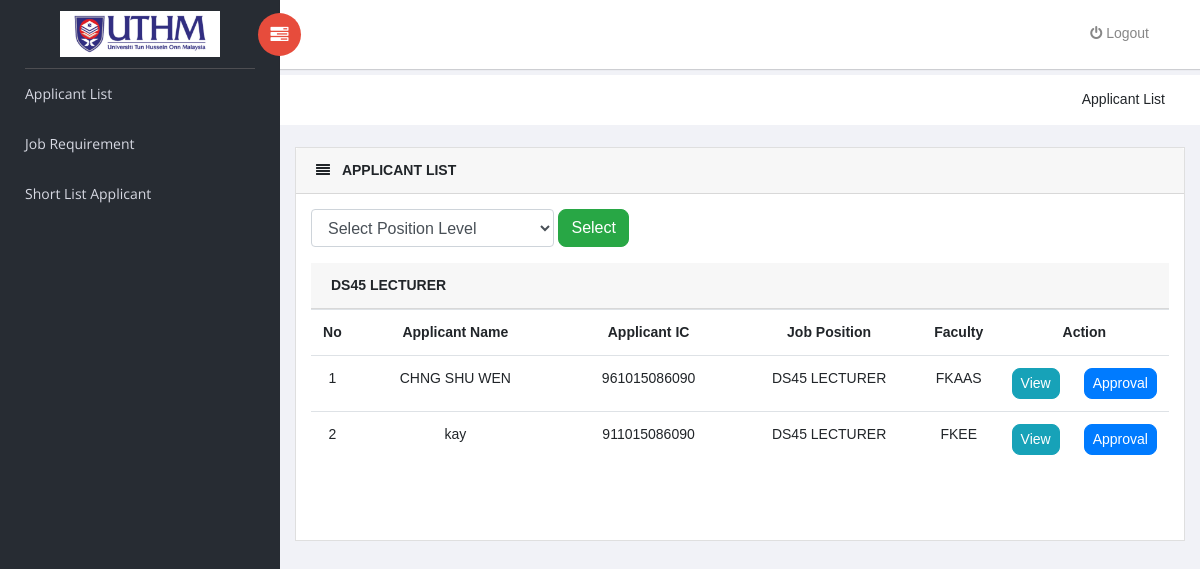
Before: /appList.php with the older database file.
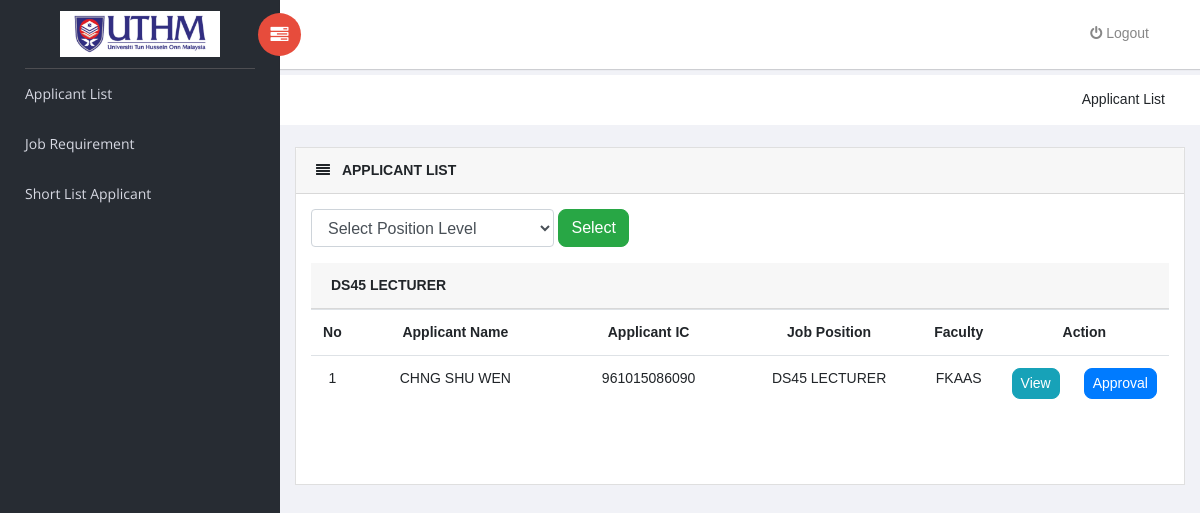
After: the same page with the newer database file.
### tables this page shows
CREATE TABLE `position` (
  `Choose_Position_Id` int(2) NOT NULL,
  `user_Ic` char(13) NOT NULL,
  `faculty` varchar(50) NOT NULL,
  `app_post1` varchar(50) NOT NULL,
  `Position_checklist` int(2) NOT NULL DEFAULT '0',
  `Created_date` timestamp NOT NULL DEFAULT CURRENT_TIMESTAMP,
  `Modified_date` timestamp NOT NULL DEFAULT CURRENT_TIMESTAMP ON UPDATE CURRENT_TIMESTAMP
);

CREATE TABLE `applicant` (
  `Applicant_Id` int(2) NOT NULL,
  `user_Ic` char(13) NOT NULL,
  `Applicant_Name` varchar(50) NOT NULL,
  `Applicant_Add` varchar(100) NOT NULL,
  `Applicant_Email` varchar(50) NOT NULL,
  `Applicant_NoTel` int(11) NOT NULL,
  `Applicant_Age` int(2) NOT NULL,
  `Applicant_gender` varchar(10) NOT NULL,
  `Applicant_DOB` date NOT NULL,
  `Applicant_POB` varchar(50) NOT NULL,
  `Applicant_Citizen` varchar(50) NOT NULL,
  `Applicant_Religion` varchar(50) NOT NULL,
  `Applicant_Nation` varchar(50) NOT NULL,
  `Applicant_MaritalStatus` varchar(50) NOT NULL,
  `Applicant_Height` float NOT NULL,
  `Applicant_Weight` float NOT NULL,
  `Applicant_NoHP` int(11) NOT NULL,
  `Applicant_VLC` varchar(10) NOT NULL,
  `Mom_Name` varchar(50) NOT NULL,
  `Mom_Ic` char(13) NOT NULL,
  `Dad_Name` varchar(50) NOT NULL,
  `Dad_Ic` char(13) NOT NULL,
  `Spouse_name` varchar(50) NOT NULL,
  `Applicant_checklist` int(2) NOT NULL DEFAULT '0',
  `Created_date` timestamp NOT NULL DEFAULT CURRENT_TIMESTAMP,
  `Modified_date` timestamp NOT NULL DEFAULT CURRENT_TIMESTAMP ON UPDATE CURRENT_TIMESTAMP
);

### appList.php (the view, shortened to what the changed rows need)
<?php
$db = db_connect();
?>
<!doctype html>
<html class="no-js" lang="en">
    <link rel="stylesheet" href="vendors/bootstrap/dist/css/bootstrap.min.css">
    <link rel="stylesheet" href="vendors/font-awesome/css/font-awesome.min.css">
    <link rel="stylesheet" href="vendors/themify-icons/css/themify-icons.css">
    <link rel="stylesheet" href="vendors/flag-icon-css/css/flag-icon.min.css">
    <link rel="stylesheet" href="vendors/selectFX/css/cs-skin-elastic.css">
    <link rel="stylesheet" href="assets/css/style.css">
</head>
   <div id="right-panel" class="right-panel">
    <form class="form-inline"  method="post" enctype="multipart/form-data" >
         <div class="content mt-3">
            <div class="animated">
                <div class="card">
                    <div class="card-body">
                                <table class="table">
							      <tbody>
										<tr >
										  <th scope="col" ><label for="no">No</label></th>
										  <th scope="col" ><label for="Applicant_Name">Applicant Name</label></th>
										  <th scope="col" ><label for="user_Ic">Applicant IC</label></th>
										  <th scope="col" ><label for="app_post1">Job Position</label></th>
										  <th scope="col" ><label for="faculty">Faculty</label></th>
										  <th colspan="3" scope="col" ><label for="action">Action</label></th>
										</tr>
										<?php
								$qlist = "SELECT * FROM position LEFT JOIN applicant ON position.user_Ic = applicant.user_Ic";
								$reslist = $db->query($qlist);
							    $count=0;
								  while($rowlist = $reslist->fetch_assoc()) {
												if ($rowlist['app_post1'] == 'DS45 LECTURER'){
										       $count++;
										   echo "<tr>";
												echo"<td style='width:5%' align='center'>" .$count."</td>";
												echo"<td style='width:30%' align='center'>" .$rowlist['Applicant_Name']." </td>";
												echo"<td style='width:25%' align='center'>" .$rowlist['user_Ic']."</td>";
												echo"<td style='width:25%' align='center'>" .$rowlist['app_post1']."</td>";
												echo"<td style='width:10%' align='center'>" .$rowlist['faculty']."</td>";
												echo"<td style='width:10%' align='center'><a style='border-radius: 8px;' class='btn btn-info btn-sm' href ='viewlistOff.php?user_Ic=$rowlist[user_Ic]'>View</a></td>";
												echo"<td style='width:20%' align='center'><a style='border-radius: 8px;' class='btn btn-primary btn-sm' href ='officerdecision.php?Applicant_Name=$rowlist[Applicant_Name] & user_Ic=$rowlist[user_Ic] & app_post1=$rowlist[app_post1] & faculty=$rowlist[faculty] '>Approval</a></td>";
												echo "</tr>";
													}
										   }
?>
                                    </tbody>
                                </table>
                            </div>
							<br/>
					<br/>
                </div>
            </div>
        </div>
   </form>
   <br>
   </div>
</body>
</html>

Changed rows visible on the page:
removed position: applicant.Applicant_Name "kay", applicant.user_Ic "911015086090", app_post1 "DS45 LECTURER", faculty "FKEE"
